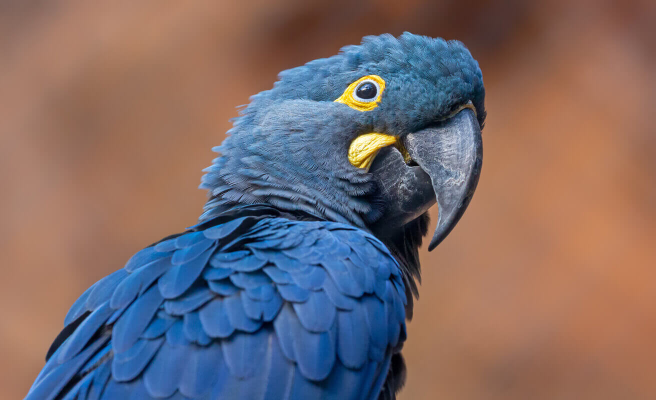
#> input picture Modulo 1/Computer vision/bird.jpg, 1311 x 800 px (shown at 1/2 size)
$ python main.py
#> lines starting #> are read from the running program, lines starting #| are printed output that depends on the picture
import cv2
import matplotlib.pyplot as plt

# Load image.
image = cv2.imread('bird.jpg')
#> image is the input picture: shape (800, 1311, 3); mean B, G, R 108.1, 106.6, 122.4

image_rgb = cv2.cvtColor(image, cv2.COLOR_BGR2RGB)
image_gray = cv2.cvtColor(image, cv2.COLOR_BGR2GRAY)
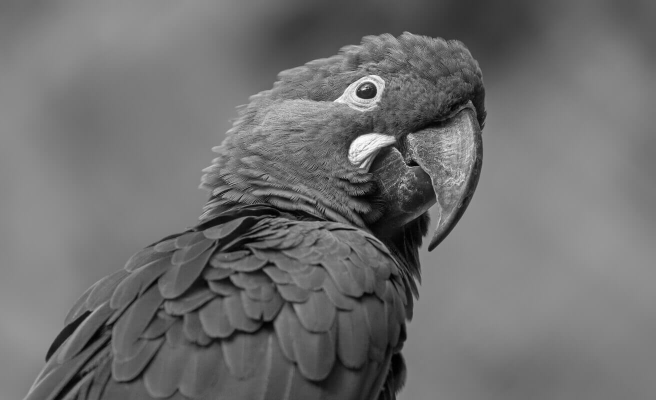
#> image_gray: shape (800, 1311) (shown at 1/2 size); min 0, max 255, mean 111.5
image_soft = cv2.GaussianBlur(image, (15, 25), 0)
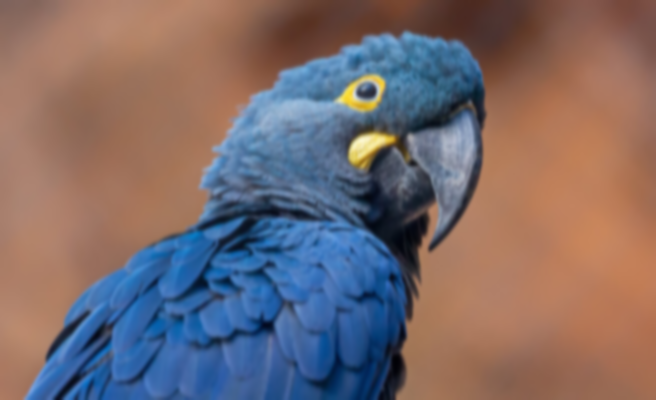
#> image_soft: shape (800, 1311, 3) (shown at 1/2 size); mean B, G, R 108.1, 106.6, 122.4

plt.imshow(image_rgb)
plt.axis('off') # disable axis
plt.show()

# Show image.
# cv2.imshow('Image', image)
# cv2.waitKey(0)
# cv2.destroyAllWindows()

# Image converted to gray
plt.imshow(image_gray, cmap='gray')
plt.axis('off') # disable axis
plt.show()

# Resize the image
width = 800
height = 600
dimension = (width, height)
resized_image = cv2.resize(image, dimension,
                           interpolation=cv2.INTER_AREA)
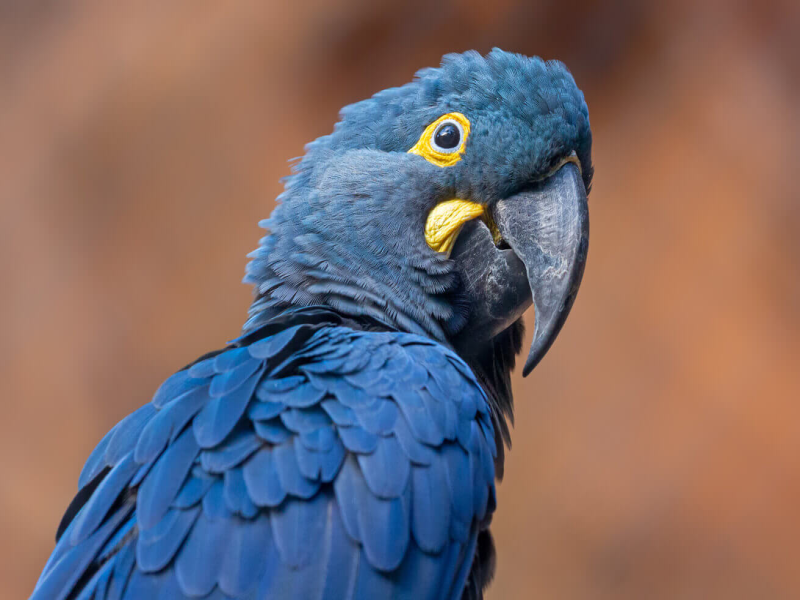
#> resized_image: shape (600, 800, 3); mean B, G, R 108.1, 106.6, 122.4

# Convert an image from RGB to GBR
resized_image_rgb = cv2.cvtColor(resized_image,
                                 cv2.COLOR_BGR2RGB)
soft_image_rgb = cv2.cvtColor(image_soft,
                                 cv2.COLOR_BGR2RGB)

plt.imshow(resized_image_rgb)
plt.axis('off') # disable axis
plt.show()

plt.imshow(soft_image_rgb)
plt.axis('off') # disable axis
plt.show()
